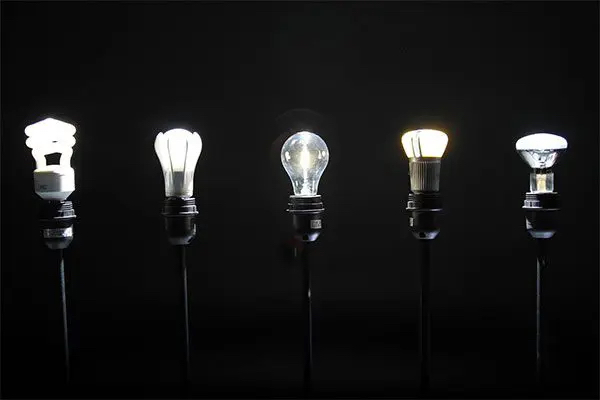
#> input picture bulbs.jpg, 600 x 400 px
$ python detect_bright_spots.py --image bulbs.jpg
#> lines starting #> are read from the running program, lines starting #| are printed output that depends on the picture; after the words box and inside, x2 and y2 are one past the last pixel; in counts of white or black regions, pixels touching at a corner belong together
# import the necessary packages
from imutils import contours
from skimage import measure
import numpy as np
import argparse
import imutils
import cv2

# construct the argument parse and parse the arguments
ap = argparse.ArgumentParser()
ap.add_argument("-i", "--image", required=True,
                help="path to the image file")
args = vars(ap.parse_args())

# load the image, convert it to grayscale, and blur it
image = cv2.imread(args["image"])
#> image is the input picture: shape (400, 600, 3); mean B, G, R 22.6, 22.7, 22.6
gray = cv2.cvtColor(image, cv2.COLOR_BGR2GRAY)
blurred = cv2.GaussianBlur(gray, (11, 11), 0)
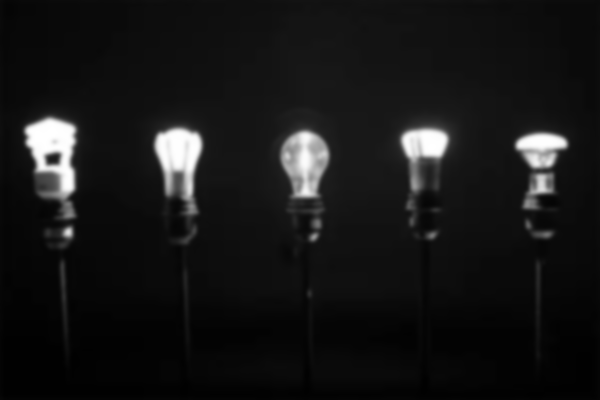
#> blurred: shape (400, 600); min 1, max 255, mean 22.6

# threshold the image to reveal light regions in the
# blurred image
thresh = cv2.threshold(blurred, 200, 255, cv2.THRESH_BINARY)[1]
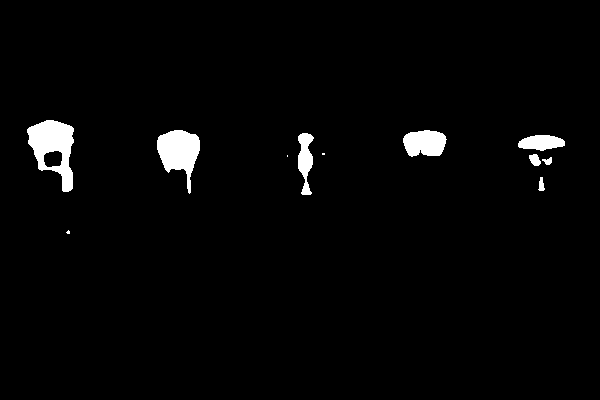
#> thresh: shape (400, 600); 2.4% white; 11 white regions (3 under 20 px), largest, box (x1, y1, x2, y2) and area: (27, 120, 74, 192) 1869, (157, 130, 200, 194) 1522, (403, 130, 447, 157) 936

# perform a series of erosions and dilations to remove
# any small blobs of noise from the thresholded image
thresh = cv2.erode(thresh, None, iterations=2)
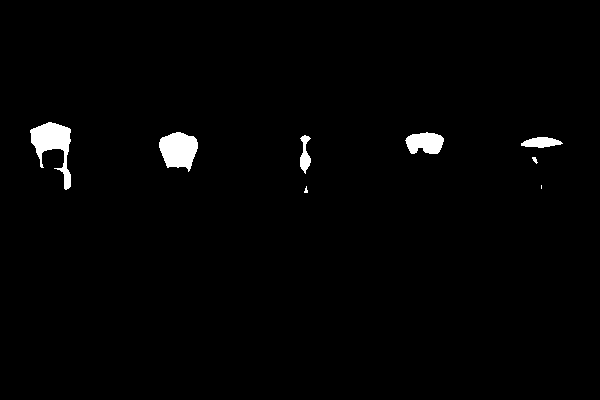
#> thresh: shape (400, 600); 1.5% white; 8 white regions (2 under 20 px), largest, box (x1, y1, x2, y2) and area: (30, 122, 71, 190) 1236, (159, 132, 198, 172) 1104, (405, 132, 444, 154) 649, (521, 137, 563, 148) 315, (300, 135, 311, 174) 249, (532, 157, 538, 164) 23
thresh = cv2.dilate(thresh, None, iterations=4)
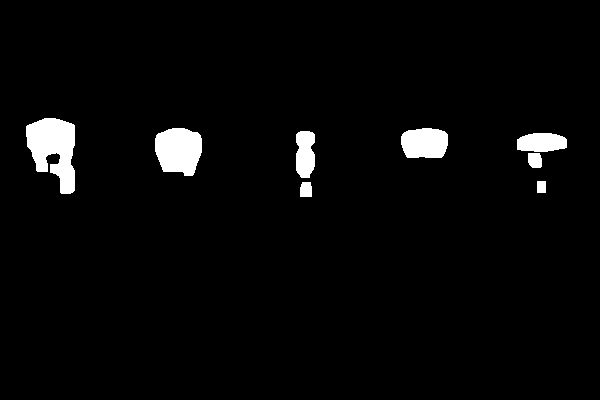
#> thresh: shape (400, 600); 3.1% white; 8 white regions, largest, box (x1, y1, x2, y2) and area: (26, 118, 75, 194) 2458, (155, 128, 202, 176) 1815, (401, 128, 448, 158) 1239

# perform a connected component analysis on the thresholded
# image, then initialize a mask to store only the "large"
# components
#labels = measure.label(thresh, neighbors=8, background=0)
labels = measure.label(thresh, background=0, connectivity=2)
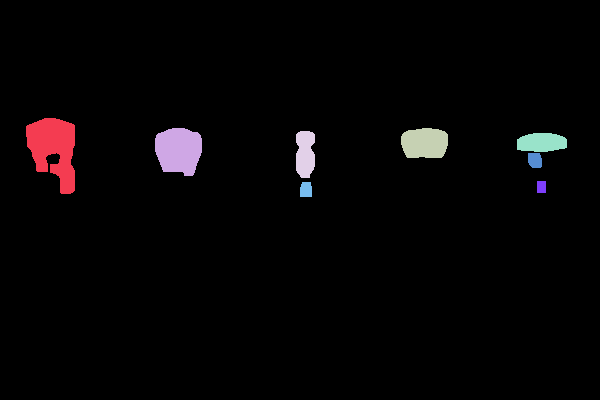
#> labels: shape (400, 600) int64; 9 distinct labels, from 0 to 8; one colour per label, 0 black
mask = np.zeros(thresh.shape, dtype="uint8")

# loop over the unique components
for label in np.unique(labels):
    # if this is the background label, ignore it
    if label == 0:
        continue

    # otherwise, construct the label mask and count the
    # number of pixels
    labelMask = np.zeros(thresh.shape, dtype="uint8")
    labelMask[labels == label] = 255
    numPixels = cv2.countNonZero(labelMask)

    # if the number of pixels in the component is sufficiently
    # large, then add it to our mask of "large blobs"
    if numPixels > 3000:
        mask = cv2.add(mask, labelMask)
#> this loop made 9 passes
#> numPixels on passes 2 to 9: 2458, 1815, 1239, 776, 803, 191, 108, 169
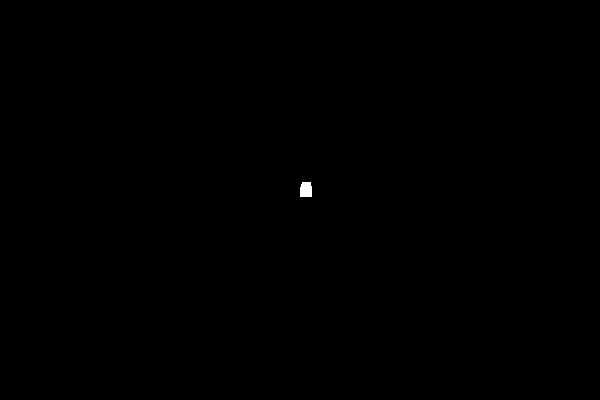
#> labelMask: shape (400, 600); 0.07% white; 1 white region, box (x1, y1, x2, y2) and area: (300, 182, 312, 197) 169
#> mask: shape (400, 600); every value is 0

# find the contours in the mask, then sort them from left to
# right
cnts = cv2.findContours(mask.copy(), cv2.RETR_EXTERNAL,
                        cv2.CHAIN_APPROX_SIMPLE)
#> cnts = 0 contours
cnts = imutils.grab_contours(cnts)
#> cnts = []
#> (the run stopped early here; a loop or call above may not have finished)
